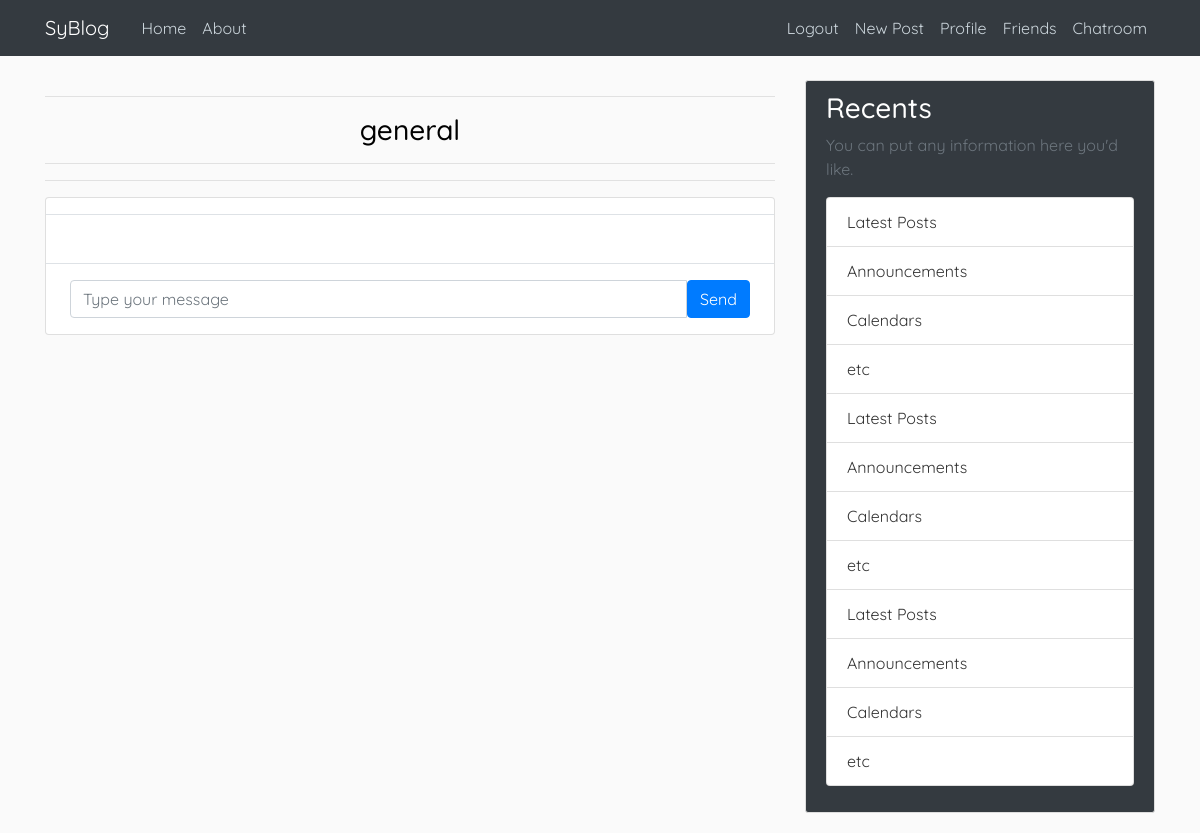
/chat/general/ (signed in), run on an earlier commit of the app's database.
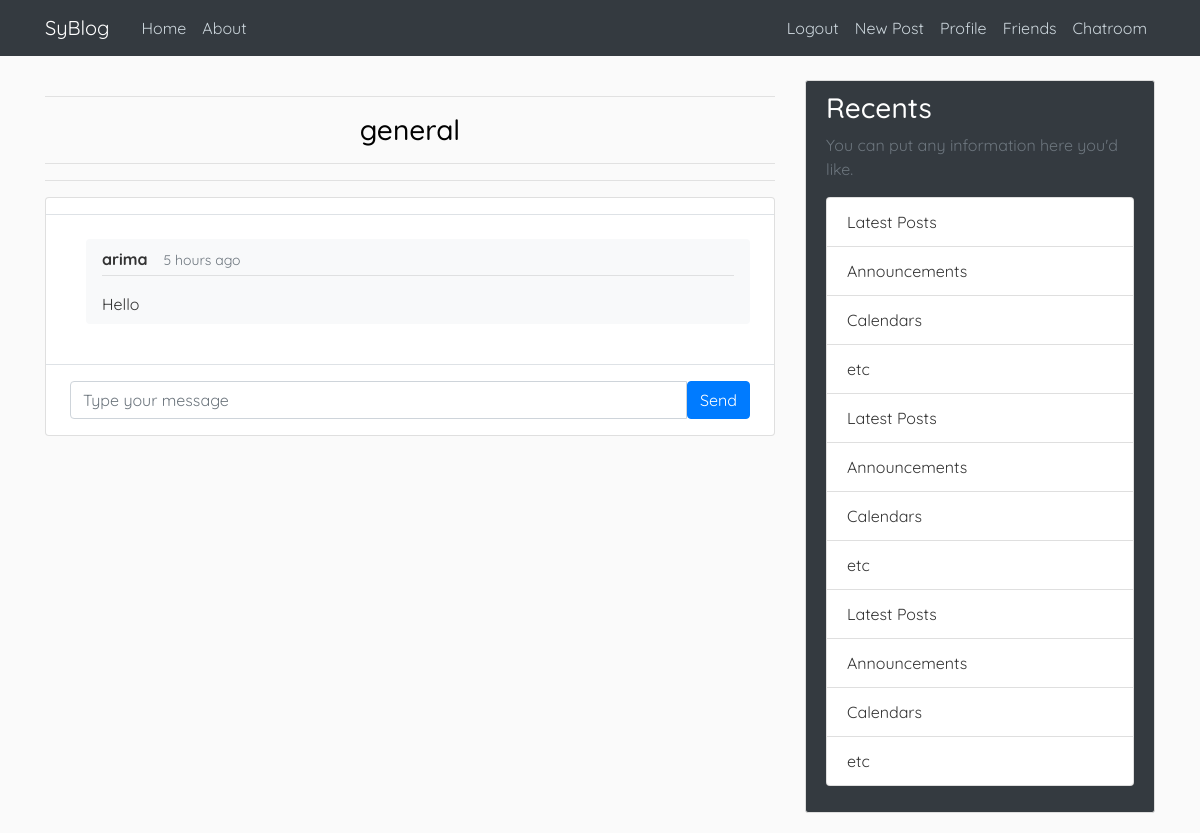
And on a later commit of the database.
### chat/models.py (models this page shows)
class Message(models.Model):
    content = models.CharField(max_length=1000)
    author = models.ForeignKey(User, default=1, on_delete=models.CASCADE)
    timestamp = models.DateTimeField(auto_now=True)
    group = models.ForeignKey('Group', on_delete=models.CASCADE)
    def get_date(self):
        return humanize.naturaltime(self.timestamp)

### chat/views.py (the view)
# urls.py: path('<str:group_name>/', views.chatroom, name='chatroom'),
@login_required
def chatroom(request, group_name):
    group = Group.objects.filter(name=group_name).first()
    if(not group):
        alerts.success(request, f'No Group Of Name {group_name} exists')
        return redirect(Group.objects.filter(name='lobby').first())
    else:
        messages = Message.objects.filter(group=group)
        return render(request, 'chat/chatroom.html', {'group_name': group_name, 'chats':messages})

### friend/context_processors.py (called while the page is built)
def requests_to_base(requests):
    receivers = dict(Counter([req.receiver for req in FriendRequest.objects.all()]))
    return {'receivers': receivers}

### chat/templates/chat/chatroom.html (shortened to what this page needs)
{% extends "blog/base.html" %}
{% block content %}
    <main class="content">
    <div class="container p-0">
		<span style="text-align: center;">
            <hr>
			<h1 class="h3 mb-3">{{group_name}}</h1>
            <hr><hr>
        </span>
		<div class="card">
			<div class="row g-0">
				<div class="col-12 col-lg-7 col-xl-9">
					<div class="py-2 px-4 border-bottom d-none d-lg-block">
					</div>
					<div class="position-relative">
						<div id="msg-tab" class="chat-messages p-4">
                            {% for chat in chats %}
                                <div class="flex-shrink-1 bg-light rounded py-2 px-3 ml-3 mb-3">
									<div class="font-weight-bold mb-1">{{chat.author}}<small class="text-muted ml-3">{{ chat.get_date }}</small></div><hr style="margin-top: 0">
									{{chat.content}}
								</div>
                            {% endfor %}
						</div>
					</div>
					<div class="flex-grow-0 py-3 px-4 border-top">
						<div class="input-group">
							<input id="chat-message-input" type="text" class="form-control" placeholder="Type your message">
							<button id="chat-message-submit" class="btn btn-primary">Send</button>
						</div>
					</div>
				</div>
			</div>
		</div>
	</div>
    </main>
{% endblock content %}

What changed in the data, as far as the page shows it:
added Message: author "arima", get_date "5 hours ago", content "Hello"
